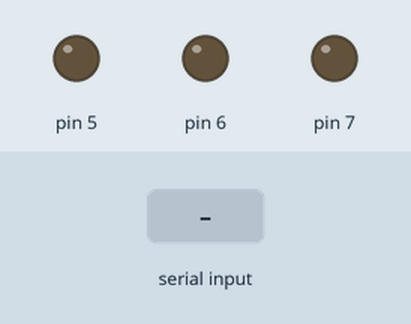
Bench run of a sketch on a simulated Arduino Uno, built with avr-gcc and run on an emulated ATmega328P. On the bench: output pins drawn as LEDs (lit = HIGH). Inputs (shaded band) come from the test bench.

Above: at 1.2 s.
1.3 s: byte 1 (1) received over Serial
At 1.8 s:
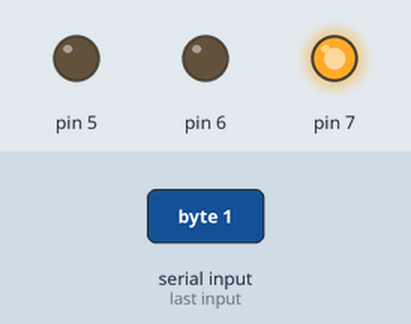
2.8 s: byte 2 (2) received over Serial
At 4.0 s:
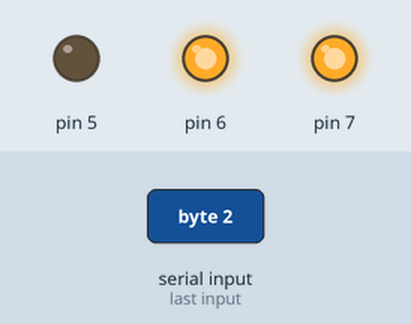
4.3 s: byte 3 (3) received over Serial
At 5.3 s:
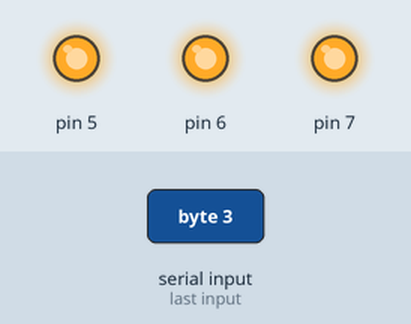
5.8 s: byte 1 (1) received over Serial
At 6.4 s:
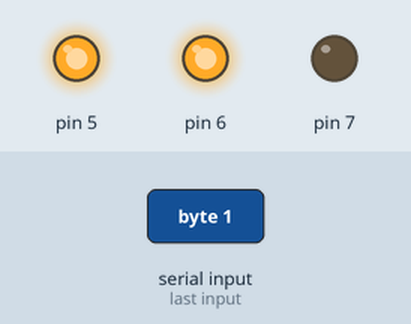
7.3 s: byte 2 (2) received over Serial
At 7.6 s:
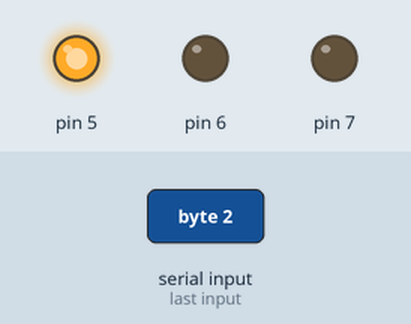
Timing chart, 0 to 9.8 s (numbered marks = the images above; inputs shaded):
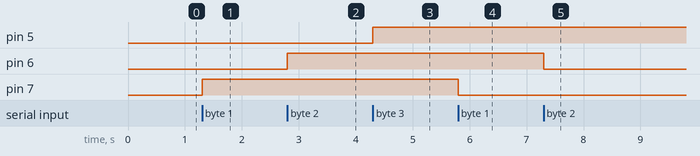

Measured:
- after the input at 1.3 s, pin 7: LOW → HIGH at once
- after the input at 2.8 s, pin 6: LOW → HIGH at once
- after the input at 4.3 s, pin 5: LOW → HIGH at once
- after the input at 5.8 s, pin 7: HIGH → LOW at once
- after the input at 7.3 s, pin 6: HIGH → LOW at once

The sketch:

3ledBrowserControl.ino
```cpp
int x;

void togglePin(int pin) {
  int status = digitalRead(pin);
  digitalWrite(pin, !status);
}

void setup() {
  Serial.begin(115200);
  pinMode(5, OUTPUT);
  pinMode(6, OUTPUT);
  pinMode(7, OUTPUT);
}

void loop() {
  if (Serial.available()>0) {
    x = Serial.read();
    if (x==1) togglePin(7);
    else if (x==2) togglePin(6);
    else if (x==3) togglePin(5);
  }
}
```
